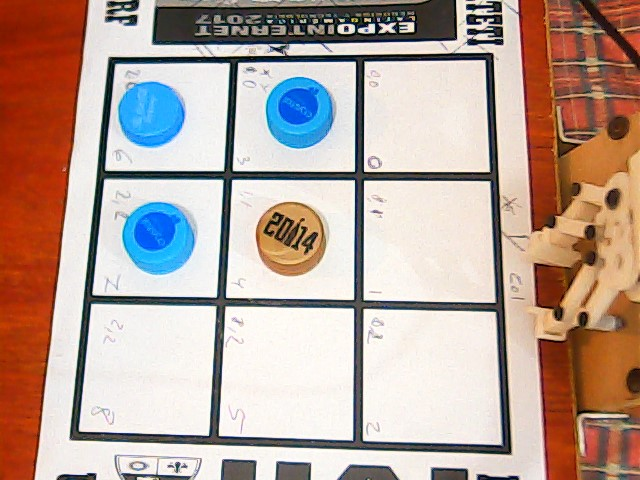
#> input picture app/tablero.jpg, 640 x 480 px
$ python transformacion_perspectiva_1.py
#> lines starting #> are read from the running program, lines starting #| are printed output that depends on the picture
import cv2
import numpy as np

img = cv2.imread('tablero.jpg')
#> img is the input picture: shape (480, 640, 3); mean B, G, R 153.2, 163.1, 184.5
rows,cols,ch = img.shape
#> rows = 480; cols = 640; ch = 3

h=0
pts1 = np.float32([[65,55],[368,52],[28,387],[389,400]])
pts2 = np.float32([[0+h,0+h],[300+h,0+h],[0+h,300+h],[320+h,300+h]])
M = cv2.getPerspectiveTransform(pts1,pts2)
dst = cv2.warpPerspective(img,M,(640,480))
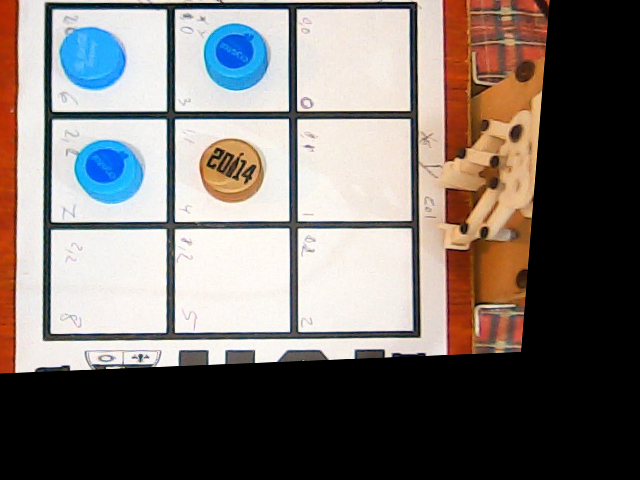
#> dst: shape (480, 640, 3); mean B, G, R 109.3, 113.5, 120.8

cv2.imshow('orignal', img)
cv2.imshow('perpectiva', dst)
cv2.waitKey(0)
cv2.destroyAllWindows()

# plt.subplot(121),plt.imshow(img),plt.title('Input')
# plt.subplot(122),plt.imshow(dst),plt.title('Output')
# dst.show()
